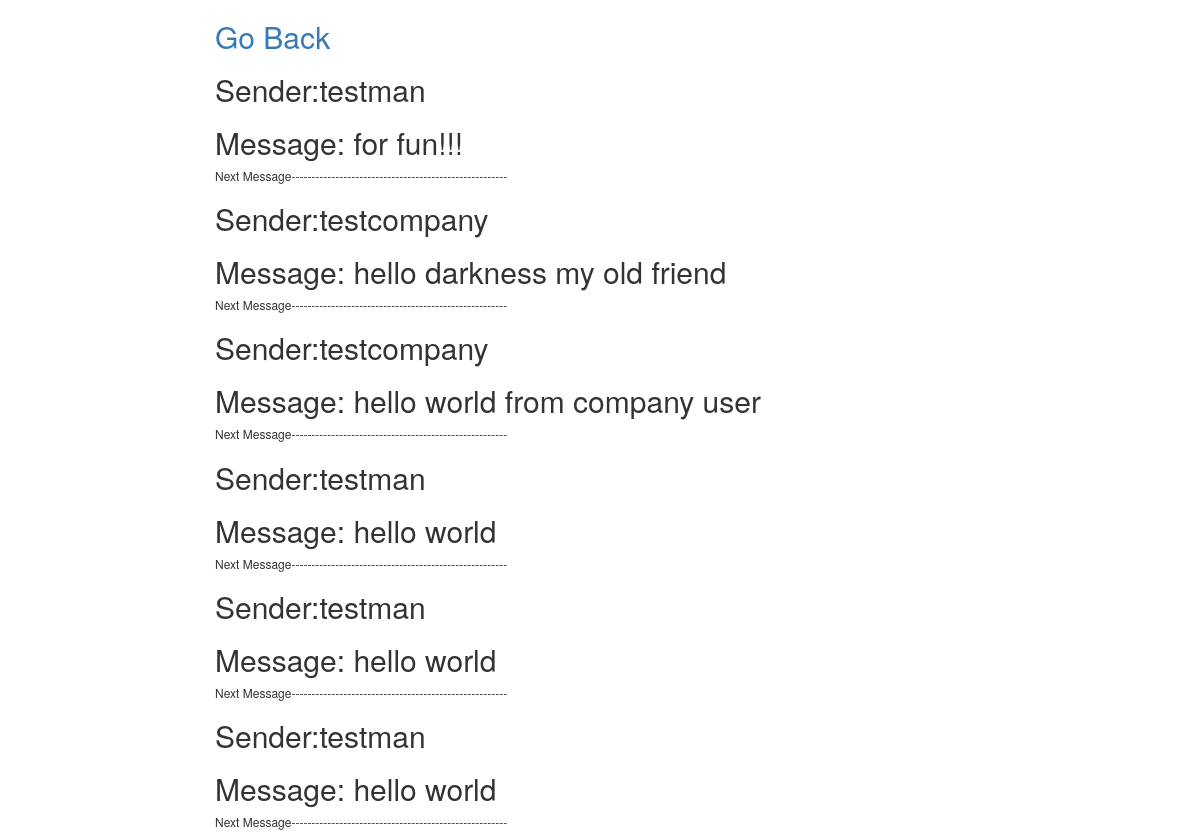
Page /catalog/receivemessage/ (signed in) on the committed database.
### catalog/models.py (models this page shows)
class Message(models.Model):
    receiver = models.CharField(max_length= 30, help_text="Receiver",default="")
    sender = models.CharField(max_length=30, help_text="Sender",default="")
    message = models.CharField(max_length= 5000, help_text='message',default="")

### catalog/views.py (the view)
def receive_message(request):
    messages = Message.objects.filter(receiver=request.user.username)
    return render(
            request,
            'receive_message.html',
            {'messages': messages}
        )

### catalog/templates/receive_message.html
{% extends "base_generic.html" %}
{% block content %}
<h2><a href={% url 'gohome' %}>Go Back</a></h2>
{% for message in messages reversed %}
<h2>Sender:{{message.sender}}</h2>
<h2>Message: {{message.message}}</h2>
<h6>Next Message------------------------------------------------------</h2>
{% endfor %}
{% endblock %}

### rows in the picture
Message: sender "testman", message "for fun!!!"
Message: sender "testcompany", message "hello darkness my old friend"
Message: sender "testcompany", message "hello world from company user"
Message: sender "testman", message "hello world"
Message: sender "testman", message "hello world"
Message: sender "testman", message "hello world"
